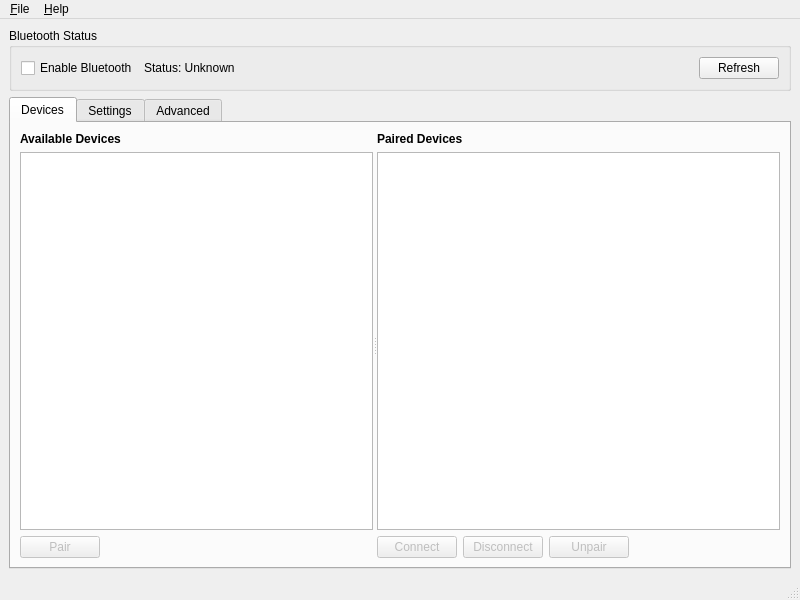
<?xml version="1.0" encoding="UTF-8"?>
<ui version="4.0">
 <class>MainWindow</class>
 <widget class="QMainWindow" name="MainWindow">
  <property name="geometry">
   <rect>
    <x>0</x>
    <y>0</y>
    <width>800</width>
    <height>600</height>
   </rect>
  </property>
  <property name="windowTitle">
   <string>Bluetooth Settings</string>
  </property>
  <property name="windowIcon">
   <iconset theme="preferences-system-bluetooth"/>
  </property>
  <widget class="QWidget" name="centralwidget">
   <layout class="QVBoxLayout" name="verticalLayout_main">
    <item>
     <widget class="QGroupBox" name="groupBox_bluetooth">
      <property name="title">
       <string>Bluetooth Status</string>
      </property>
      <layout class="QHBoxLayout" name="horizontalLayout_status">
       <item>
        <widget class="QCheckBox" name="checkBox_enable">
         <property name="text">
          <string>Enable Bluetooth</string>
         </property>
        </widget>
       </item>
       <item>
        <widget class="QLabel" name="label_status">
         <property name="text">
          <string>Status: Unknown</string>
         </property>
        </widget>
       </item>
       <item>
        <spacer name="horizontalSpacer_status">
         <property name="orientation">
          <enum>Qt::Horizontal</enum>
         </property>
         <property name="sizeHint" stdset="0">
          <size>
           <width>40</width>
           <height>20</height>
          </size>
         </property>
        </spacer>
       </item>
       <item>
        <widget class="QPushButton" name="pushButton_refresh">
         <property name="text">
          <string>Refresh</string>
         </property>
         <property name="icon">
          <iconset theme="view-refresh"/>
         </property>
        </widget>
       </item>
      </layout>
     </widget>
    </item>
    <item>
     <widget class="QTabWidget" name="tabWidget">
      <property name="currentIndex">
       <number>0</number>
      </property>
      <widget class="QWidget" name="tab_devices">
       <attribute name="title">
        <string>Devices</string>
       </attribute>
       <layout class="QVBoxLayout" name="verticalLayout_devices">
        <item>
         <widget class="QSplitter" name="splitter">
          <property name="orientation">
           <enum>Qt::Horizontal</enum>
          </property>
          <widget class="QWidget" name="widget_available">
           <layout class="QVBoxLayout" name="verticalLayout_available">
            <item>
             <widget class="QLabel" name="label_available">
              <property name="text">
               <string>Available Devices</string>
              </property>
              <property name="font">
               <font>
                <weight>75</weight>
                <bold>true</bold>
               </font>
              </property>
             </widget>
            </item>
            <item>
             <widget class="QListWidget" name="listWidget_available">
              <property name="alternatingRowColors">
               <bool>true</bool>
              </property>
              <property name="selectionMode">
               <enum>QAbstractItemView::SingleSelection</enum>
              </property>
             </widget>
            </item>
            <item>
             <layout class="QHBoxLayout" name="horizontalLayout_available_buttons">
              <item>
               <widget class="QPushButton" name="pushButton_pair">
                <property name="text">
                 <string>Pair</string>
                </property>
                <property name="icon">
                 <iconset theme="list-add"/>
                </property>
                <property name="enabled">
                 <bool>false</bool>
                </property>
               </widget>
              </item>
              <item>
               <spacer name="horizontalSpacer_available">
                <property name="orientation">
                 <enum>Qt::Horizontal</enum>
                </property>
                <property name="sizeHint" stdset="0">
                 <size>
                  <width>40</width>
                  <height>20</height>
                 </size>
                </property>
               </spacer>
              </item>
             </layout>
            </item>
           </layout>
          </widget>
          <widget class="QWidget" name="widget_paired">
           <layout class="QVBoxLayout" name="verticalLayout_paired">
            <item>
             <widget class="QLabel" name="label_paired">
              <property name="text">
               <string>Paired Devices</string>
              </property>
              <property name="font">
               <font>
                <weight>75</weight>
                <bold>true</bold>
               </font>
              </property>
             </widget>
            </item>
            <item>
             <widget class="QListWidget" name="listWidget_paired">
              <property name="alternatingRowColors">
               <bool>true</bool>
              </property>
              <property name="selectionMode">
               <enum>QAbstractItemView::SingleSelection</enum>
              </property>
             </widget>
            </item>
            <item>
             <layout class="QHBoxLayout" name="horizontalLayout_paired_buttons">
              <item>
               <widget class="QPushButton" name="pushButton_connect">
                <property name="text">
                 <string>Connect</string>
                </property>
                <property name="icon">
                 <iconset theme="network-connect"/>
                </property>
                <property name="enabled">
                 <bool>false</bool>
                </property>
               </widget>
              </item>
              <item>
               <widget class="QPushButton" name="pushButton_disconnect">
                <property name="text">
                 <string>Disconnect</string>
                </property>
                <property name="icon">
                 <iconset theme="network-disconnect"/>
                </property>
                <property name="enabled">
                 <bool>false</bool>
                </property>
               </widget>
              </item>
              <item>
               <widget class="QPushButton" name="pushButton_unpair">
                <property name="text">
                 <string>Unpair</string>
                </property>
                <property name="icon">
                 <iconset theme="list-remove"/>
                </property>
                <property name="enabled">
                 <bool>false</bool>
                </property>
               </widget>
              </item>
              <item>
               <spacer name="horizontalSpacer_paired">
                <property name="orientation">
                 <enum>Qt::Horizontal</enum>
                </property>
                <property name="sizeHint" stdset="0">
                 <size>
                  <width>40</width>
                  <height>20</height>
                 </size>
                </property>
               </spacer>
              </item>
             </layout>
            </item>
           </layout>
          </widget>
         </widget>
        </item>
       </layout>
      </widget>
      <widget class="QWidget" name="tab_settings">
       <attribute name="title">
        <string>Settings</string>
       </attribute>
       <layout class="QVBoxLayout" name="verticalLayout_settings">
        <item>
         <widget class="QGroupBox" name="groupBox_general">
          <property name="title">
           <string>General Settings</string>
          </property>
          <layout class="QGridLayout" name="gridLayout_general">
           <item row="0" column="0">
            <widget class="QLabel" name="label_discoverable">
             <property name="text">
              <string>Make this device discoverable:</string>
             </property>
            </widget>
           </item>
           <item row="0" column="1">
            <widget class="QCheckBox" name="checkBox_discoverable">
             <property name="text">
              <string>Discoverable</string>
             </property>
            </widget>
           </item>
           <item row="1" column="0">
            <widget class="QLabel" name="label_timeout">
             <property name="text">
              <string>Discovery timeout (seconds):</string>
             </property>
            </widget>
           </item>
           <item row="1" column="1">
            <widget class="QSpinBox" name="spinBox_timeout">
             <property name="minimum">
              <number>10</number>
             </property>
             <property name="maximum">
              <number>300</number>
             </property>
             <property name="value">
              <number>30</number>
             </property>
            </widget>
           </item>
           <item row="2" column="0">
            <widget class="QLabel" name="label_backend">
             <property name="text">
              <string>Bluetooth backend:</string>
             </property>
            </widget>
           </item>
           <item row="2" column="1">
            <widget class="QLabel" name="label_backend_value">
             <property name="text">
              <string>Auto-detected</string>
             </property>
            </widget>
           </item>
          </layout>
         </widget>
        </item>
        <item>
         <spacer name="verticalSpacer_settings">
          <property name="orientation">
           <enum>Qt::Vertical</enum>
          </property>
          <property name="sizeHint" stdset="0">
           <size>
            <width>20</width>
            <height>40</height>
           </size>
          </property>
         </spacer>
        </item>
       </layout>
      </widget>
      <widget class="QWidget" name="tab_advanced">
       <attribute name="title">
        <string>Advanced</string>
       </attribute>
       <layout class="QVBoxLayout" name="verticalLayout_advanced">
        <item>
         <widget class="QLabel" name="label_advanced_info">
          <property name="text">
           <string>Advanced bluetooth configuration and debugging information:</string>
          </property>
         </widget>
        </item>
        <item>
         <widget class="QTextEdit" name="textEdit_log">
          <property name="readOnly">
           <bool>true</bool>
          </property>
          <property name="font">
           <font>
            <family>monospace</family>
           </font>
          </property>
         </widget>
        </item>
       </layout>
      </widget>
     </widget>
    </item>
   </layout>
  </widget>
  <widget class="QMenuBar" name="menubar">
   <property name="geometry">
    <rect>
     <x>0</x>
     <y>0</y>
     <width>800</width>
     <height>22</height>
    </rect>
   </property>
   <widget class="QMenu" name="menu_File">
    <property name="title">
     <string>&amp;File</string>
    </property>
    <addaction name="action_Save"/>
    <addaction name="separator"/>
    <addaction name="action_Quit"/>
   </widget>
   <widget class="QMenu" name="menu_Help">
    <property name="title">
     <string>&amp;Help</string>
    </property>
    <addaction name="action_About"/>
   </widget>
   <addaction name="menu_File"/>
   <addaction name="menu_Help"/>
  </widget>
  <widget class="QStatusBar" name="statusbar"/>
  <action name="action_Save">
   <property name="icon">
    <iconset theme="document-save"/>
   </property>
   <property name="text">
    <string>&amp;Save</string>
   </property>
   <property name="shortcut">
    <string>Ctrl+S</string>
   </property>
  </action>
  <action name="action_Quit">
   <property name="icon">
    <iconset theme="application-exit"/>
   </property>
   <property name="text">
    <string>&amp;Quit</string>
   </property>
   <property name="shortcut">
    <string>Ctrl+Q</string>
   </property>
  </action>
  <action name="action_About">
   <property name="icon">
    <iconset theme="help-about"/>
   </property>
   <property name="text">
    <string>&amp;About</string>
   </property>
  </action>
 </widget>
 <resources/>
 <connections/>
</ui>
